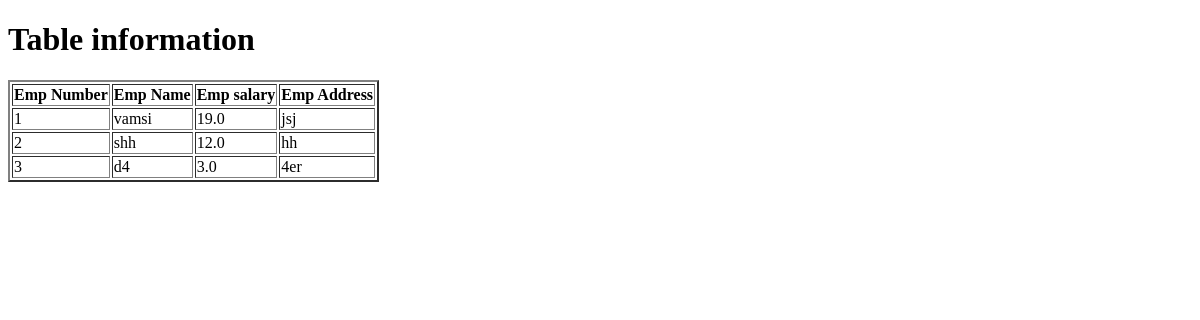
The app's page /vamsi/, older data.
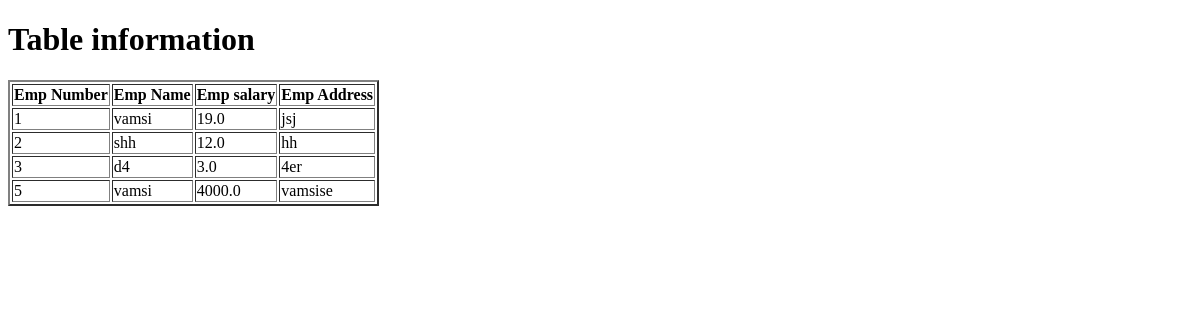
The same page, newer data.
### testdb/models.py (models this page shows, shortened)
class Emp(models.Model):
	eno=models.IntegerField()
	ename=models.CharField(max_length=64)
	esal=models.FloatField()
	eadd=models.CharField(max_length=64)

### testdb/views.py (the view)
# urls.py: path('vamsi/',views.emp_info)
def emp_info(request):
    employees=Emp.objects.all()
    return render(request,'hello.html',{"emps":employees})

### template/hello.html (shortened to what this page needs)
<!DOCTYPE html>
<html lang="en">
<head>
</head>
<body>
	<H1>Table information</H1>
	{% if emps %}
		<table border="2">
			<thead>
				<th>Emp Number</th>
				<th>Emp Name</th>
				<th>Emp salary</th>
				<th>Emp Address</th>
			</thead>
			{% for emp in emps%}
				<tbody>
					<tr>
						<td>{{emp.eno}}</td>
						<td>{{emp.ename}}</td>
						<td>{{emp.esal}}</td>
						<td>{{emp.eadd}}</td>
					</tr>
				</tbody>
			{%endfor%}
		</table>
		{%else%}
			<p>no records found</p>
	{%endif%}
</body>
</html>

Row changes from the older to the newer data that the page shows:
added Emp: eno "5", ename "vamsi", esal "4000.0", eadd "vamsise"
